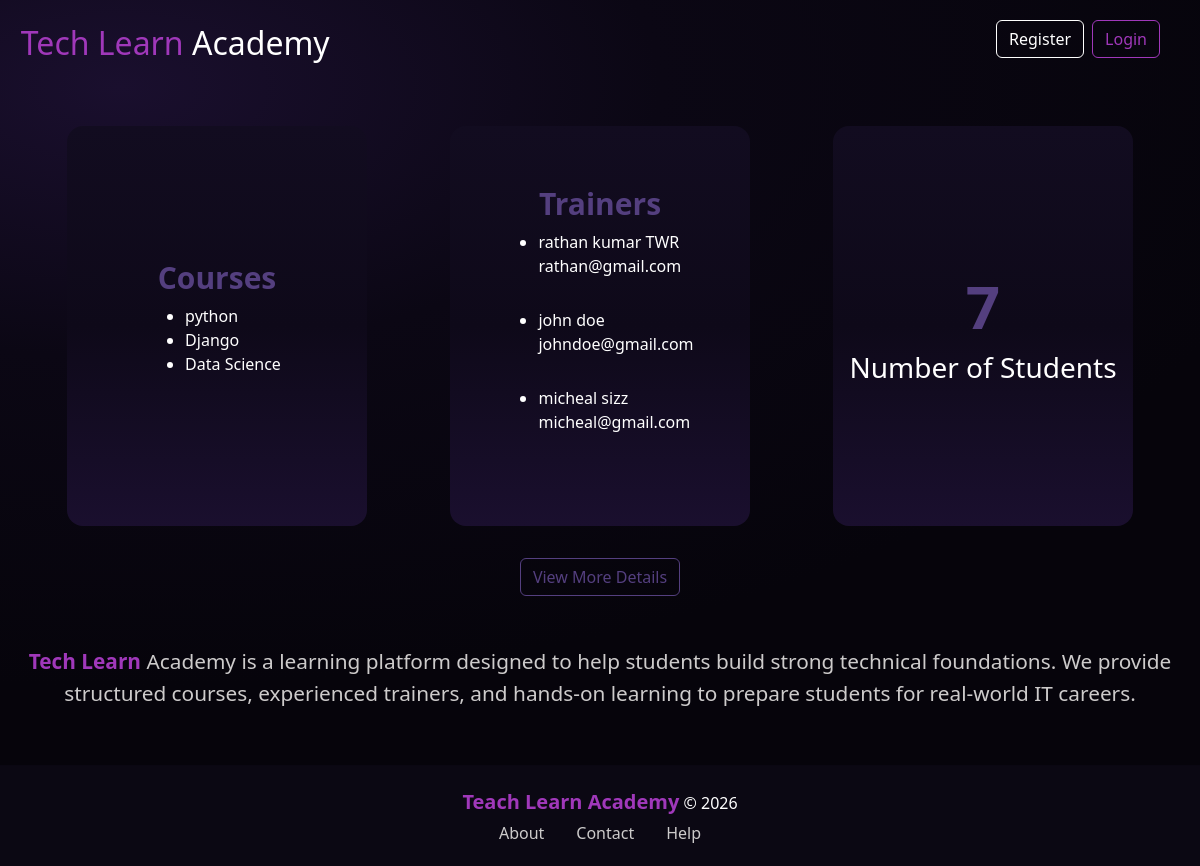
The page / on the database its author committed.
### academy/models.py (models this page shows, shortened)
class Course(models.Model):
    course_name = models.CharField(max_length=50)
    description = models.CharField(max_length=255)
    duration = models.CharField()

class Trainer(models.Model):
    first_name = models.CharField(max_length=50)
    last_name = models.CharField(max_length=50)
    email = models.EmailField(unique=True)
    expertise = models.ForeignKey(Course, on_delete=models.PROTECT)
    def full_name(self):
        return f"{self.first_name} {self.last_name}"

### training_portal/views.py (the view)
# urls.py: 2. Add a URL to urlpatterns:  path('', views.home, name='home')
def home(request):
    CourseData = Course.objects.all()
    TrainerData = Trainer.objects.all()
    StudentData = Student.objects.all()
    total_students = Student.objects.count()
    context = {
        'courses' : CourseData,
        'trainers' : TrainerData,
        'students' : StudentData,
        'studentsCount' : total_students,
    }
    return render(request, "home.html", context)

### templates/home.html (shortened to what this page needs)
{% load static %}
<!DOCTYPE html>
<html lang="en">
<head>
    <link rel="stylesheet" href="https://cdnjs.cloudflare.com/ajax/libs/font-awesome/7.0.1/css/all.min.css" />
    <link href="https://cdn.jsdelivr.net/npm/bootstrap@5.3.8/dist/css/bootstrap.min.css" rel="stylesheet">
    <link rel="stylesheet" href="{% static 'css/homestyles.css' %}">
</head>
<body>
    <header>
        <h2 class="logo"><span class="spanlogo">Tech Learn</span> Academy</h2>
        {% if not user.is_authenticated %}
        <div class="hdivs">
            <a href="{% url 'Register' %}" class="btn btn-register">Register</a>
            <a href="{% url 'Login' %}" class="btn btn-log">Login</a>
        </div>
        {% endif %}
    </header>
    <div class="detailbox">
        <div class="box box1">
            <h3 class="boxtitle">Courses</h3>
            <ul>
                {% for c in courses %}
                <li class="courselist">{{ c.course_name }}</li>
                {% endfor %}
            </ul>
        </div>
        <div class="box box2">
            <h3 class="boxtitle">Trainers</h3>
            <ul class="trainersul">
                {% for t in trainers %}
                <div>
                    <li class="tlist1">{{ t.full_name }}</li>
                    <p class="tlist2">{{ t.email }}</p>
                </div>
                {% endfor %}
            </ul>
        </div>
        <div class="box box3">
            <span class="stdcount">{{ studentsCount }}</span>
            <h3>Number of Students</h3>
        </div>
    </div>
    {% if not user.is_authenticated %}
    <div class="viewmorediv">
        <a href="{% url 'Login' %}" class="btn btn-viewmore">View More Details</a>
    </div>
    <div class="aboutBox">
        <p class="about">
            <span class="aboutlogo">Tech Learn</span> Academy is a learning platform designed to help students build strong technical foundations.
            We provide structured courses, experienced trainers, and hands-on learning to prepare students for real-world IT careers.
        </p>
    </div>
    {% else %}
    <div  class="viewmorediv">
        <a href="{% url 'AddStudent' %}" class="btn btn-viewmore">Add Student</a>
    </div>
    {% endif %}
    <footer>
        <p class="fh"><span class="footerlogo">Teach Learn Academy</span> &copy; 2026</p>
        <div class="footlinks">
            <a href="">About</a>
            <a href="">Contact</a>
            <a href="">Help</a>
        </div>
    </footer>
</body>
</html>

### static/css/homestyles.css (style rules this page uses)
* { padding: 0; margin: 0; box-sizing: border-box; }
body { background: radial-gradient(1200px 600px at 10% 10%, #1a0f2e 0%, #0b0714 45%, #06040b 100%); color: white; }
footer { border-top: 1px solid #0b081373; background-color: #0b0813; width: 100%; padding: 1.3rem; }
.fh { color: white; text-align: center; margin-bottom: 0.3rem; }
.footerlogo { font-size: 20px; font-weight: bold; color: #a038ba; }
.footlinks { display: flex; justify-content: center; gap: 2rem; }
.footlinks a { color: #cdcbcb; text-decoration: none; font-size: 1rem; }
.logo { display: inline-block; margin-top: 0.6rem; margin-left: 0.3rem; font-size: 1rem; }
.spanlogo { color: #a038ba }
@media (min-width: 768px) { .logo { margin-top: 1rem; margin-left: 0.8rem; font-size: 2rem; } }
header { display: flex; flex-wrap: wrap; justify-content: space-between; align-items: center; gap: 0.5rem; padding: 0.5rem; }
.hdivs { display: flex; align-items: center; gap: 0.5rem; margin-right: 2rem; }
.btn-log { border-color: #a038ba; color: #a038ba; }
.btn-register { border-color: white; color: white; }
.detailbox { margin-top: 1rem; display: flex; flex-direction: column; justify-content: space-evenly; align-items: center; gap: 1rem; }
.box { width: 300px; height: 400px; background: linear-gradient(to bottom, #120c20, #0e0919, #1a0f2e); display: flex; flex-direction: column; align-items: center; justify-content: center; border-radius: 0.7rem; }
@media (min-width: 768px) { .detailbox { margin-top: 3rem; margin-bottom: 2rem; flex-direction: row; } }
@media (min-width: 768px) { .box { border-radius: 1rem; } }
.btn-viewmore { border-color: #543f7f; color: #543f7f; text-decoration: none; }
.viewmorediv { display: flex; justify-content: center; align-items: center; margin-top: 2rem; margin-bottom: 2.5rem; }
.aboutBox { max-width: 1200px; margin: 30px auto; padding: 10px; color: #cdcbcb; text-align: center; }
.about { font-size: 1.3rem; }
.aboutlogo { color: #a038ba; font-weight: bold; }
.stdcount { font-size: 60px; font-weight: bold; color: #543f7f }
.trainersul { display: flex; flex-direction: column; gap: 14px; }
.boxtitle { color: #543f7f; font-size: 30px; font-weight: bold; }

### rows shown on the page
Course: course_name "python"
Course: course_name "Django"
Course: course_name "Data Science"
Trainer: full_name "rathan kumar TWR", email "rathan@gmail.com"
Trainer: full_name "john doe", email "johndoe@gmail.com"
Trainer: full_name "micheal sizz", email "micheal@gmail.com"

### other values the page prints
{{ studentsCount }} "7"
